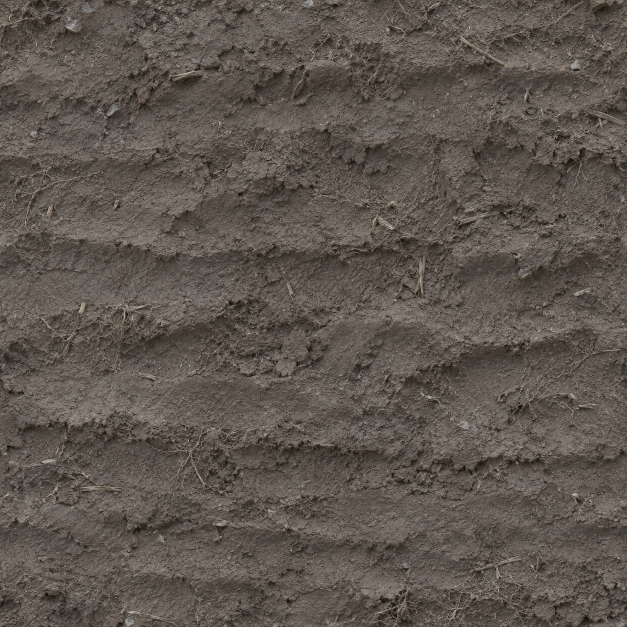
#> input picture Taierzhuang1938/_import/TanketteAdvanceEastTrack/Source_BattleLoam.webp, 1254 x 1254 px (shown at 1/2 size); the run also reads 1 picture not shown here
$ python Script_BakeEastTrackMaterials.py
#> lines starting #> are read from the running program, lines starting #| are printed output that depends on the picture
### Taierzhuang1938/_import/Script_BakePbrTexture.py
"""通用 PBR 贴图烘焙：一张源反照率（Lovart / imagegen / 扫描）→ 游戏用 Base + Normal + Orm|Orh。

口径与门槛：docs/Data_TextureAssetStandard.md。它是 _import/Script_BakeTerrainLayers.py 那套
做法（低频拉平 → 无缝 → 行列拉平 → 定色 → 高度 → 法线/AO/粗糙度）的泛化，参数按材质类取
_import/Data_TextureBakePresets.json 的预设，命令行可逐项覆盖。依赖只有 numpy + Pillow。

常用（仓库根执行）：
    python Taierzhuang1938/_import/Script_BakePbrTexture.py \\
        --source Taierzhuang1938/_shots/Gap3A_Source/Village/Gen_GreyBrickWall.png \\
        --name VillageGreyBrick --preset greyBrick --tile-m 2.0
    # 先试参数不落盘：加 --dry-run（产物进 _shots/TextureBake/<Name>/，不写 Texture/ 也不写烘焙记录）
    # 按记录原样重烘：--rebake Taierzhuang1938/_import/TextureBakes/Texture_<Name>.json

产物：
    Texture/Texture_<Name>Base.webp     sRGB 反照率，--size（默认 1024）
    Texture/Texture_<Name>Normal.webp   切线空间法线，--data-size（默认 size/2）
    Texture/Texture_<Name>Orm.webp      R=AO G=粗糙度 B=金属（glTF 顺序）     —— 或
    Texture/Texture_<Name>Orh.webp      R=AO G=粗糙度 B=高度（地形/壕沟数组用，--pack orh）
    _import/TextureBakes/Texture_<Name>.json   烘焙记录：源图 sha256、全部参数、产物 sha256/字节/尺寸、
                                               平铺与定色指标。Script_TextureStandardsTest 用它核对。
    _shots/TextureBake/<Name>/Preview_<Name>.png  3×3 平铺 + 打光预览 + 法线 + Orm（目测用，不进仓库）

法线约定（写死，文档 §3.2）：
    --normal-convention gl（默认）：OpenGL / Y+，绿 = 图像上方。对应 three MeshStandardMaterial
        以 flipY=true 采样（Script_Materials 的外部 PBR、TextureLoader 默认）。glTF 路径 flipY=false
        时 GLTFLoader 会自动把 normalScale.y 取负，同一张图照样对。
    --normal-convention terrain：绿 = 图像下方。只给地形 / 壕沟数组着色器（flipY=false、图像向下 = 世界 +Z，
        扰动直接 vec3(n.x, 0, n.y)），与 Script_BakeTerrainLayers.py 一致。
"""
import argparse
import datetime
import hashlib
import json
import os
import sys

import numpy as np
from PIL import Image

HERE = os.path.dirname(os.path.abspath(__file__))
PROJECT = os.path.dirname(HERE)
GENERATOR = "Script_BakePbrTexture.py@1"
PRESETS_PATH = os.path.join(HERE, "Data_TextureBakePresets.json")
RECORD_DIR = os.path.join(HERE, "TextureBakes")


# --------------------------------------------------------------------------------------------
# 颜色与滤波
# --------------------------------------------------------------------------------------------
def SrgbToLinear(c):
    return np.where(c <= 0.04045, c / 12.92, ((c + 0.055) / 1.055) ** 2.4)


def LinearToSrgb(c):
    c = np.clip(c, 0, 1)
    return np.where(c <= 0.0031308, c * 12.92, 1.055 * c ** (1 / 2.4) - 0.055)


# [9 lines left out: function GaussianPeriodic, not called in this run]


def Luma(srgb):
    """标准里的「亮度」= sRGB 三通道均值（与地形烘焙、门禁同一把尺）。"""
    return srgb.mean(2)


def LinearLuminance(lin):
    return lin[..., 0] * 0.2126 + lin[..., 1] * 0.7152 + lin[..., 2] * 0.0722


# --------------------------------------------------------------------------------------------
# 去光照 / 无缝 / 定色
# --------------------------------------------------------------------------------------------
# [30 lines left out: functions FlattenLowFrequency, FlattenRowsAndColumns, HeightFromLuma, not called in this run]


def NormalizeHeight(h):
    lo, hi = np.percentile(h, 0.5), np.percentile(h, 99.5)
    return np.clip((h - lo) / max(hi - lo, 1e-6), 0, 1)


# [248 lines left out: functions BlendMask, ApplyBlend, WeldEdges1D, WeldEdges, ResizeRows, FindCourses and 12 more, not called in this run]


def Bake(args):
    presets = json.load(open(PRESETS_PATH, encoding="utf-8"))
    p = ResolveParams(args, presets)
    size = args.size
    data_size = args.data_size or size // 2
    if size & (size - 1) or data_size & (data_size - 1) or size % data_size:
        raise SystemExit("--size / --data-size 必须是 2 的幂，且 size 能被 data-size 整除")
    if not args.name[:1].isupper() or not args.name.isalnum():
        raise SystemExit("--name 必须是 PascalCase 英文（不带 Texture_ 前缀、不带通道后缀、不带下划线）")

    src_rgb, src_alpha = LoadSquare(args.source, size)
    src_srgb = src_rgb
    src_metrics = ToneMetrics(src_srgb)
    lin = SrgbToLinear(src_rgb)
    height_src = None
    if args.height:
        h_rgb, _ = LoadSquare(args.height, size)
        height_src = h_rgb.mean(2)

    sigma = p["flattenSigma"] * size
    if not args.no_flatten:
        lin = FlattenLowFrequency(lin, sigma)

    # 无缝：blend = 半图偏移交叉淡化（土、泥、抹面这类无结构材质）；weld = 只焊四边（砖、瓦、木纹）；none = 源图已无缝
    mode = p["seamless"]
    if mode == "blend":
        guide = HeightFromLuma(lin, size) if height_src is None else NormalizeHeight(height_src)
        t = BlendMask(guide, size)
        lin = ApplyBlend(lin, t)
        if height_src is not None:
            height_src = ApplyBlend(height_src, t)
        if src_alpha is not None:
            src_alpha = ApplyBlend(src_alpha, t)
    elif mode == "weld":
        band = max(8, size // 32)
        lin = WeldEdges(lin, band)
        if height_src is not None:
            height_src = WeldEdges(height_src, band)
        if src_alpha is not None:
            src_alpha = WeldEdges(src_alpha, band)
    elif mode == "courses":
        # 成层材质（砖、瓦）：生成图说「无缝」，上下边往往各切在半层上，焊边会糊出一层双高的砖。
        # 按砖缝周期裁出整数层（从砖缝中心起），拉回正方形（竖向 ≤ 一层的形变），左右再焊边。
        period, rows, n = FindCourses(lin, size, p.get("heightFromLuma") == "invert")
        lin = ResizeRows(lin, rows, size)
        if height_src is not None:
            height_src = ResizeRows(height_src, rows, size)
        if src_alpha is not None:
            src_alpha = ResizeRows(src_alpha, rows, size)
        band = max(8, size // 32)
        lin = WeldEdges1D(lin, band, axis=1)
        if height_src is not None:
            height_src = WeldEdges1D(height_src, band, axis=1)
        print(f"  courses：周期 {period:.1f} px，取 {n} 层（行 {rows[0]:.1f}–{rows[1]:.1f}），竖向缩放 {size / (rows[1] - rows[0]):.3f}")
    elif mode != "none":
        raise SystemExit(f"未知 seamless 模式 {mode}")

    if not args.no_flatten:
        lin = FlattenLowFrequency(lin, sigma)
        if p["rowFlatten"]:
            lin = FlattenRowsAndColumns(lin)

    if args.keep_tone:
        srgb = LinearToSrgb(lin)
    else:
        srgb = MatchTone(lin, p["mean"], p["contrast"], args.tone_strength)

    if args.detail_balance:
        srgb = BalanceFineDetail(srgb, args.detail_balance)

    if height_src is not None:
        height = NormalizeHeight(height_src)
    else:
        height = HeightFromLuma(SrgbToLinear(srgb), size, args.height_fine_weight)
        if p.get("heightFromLuma") == "invert":
            height = 1 - height  # 石灰砖缝比砖亮：亮 = 凹
    if args.invert_height:
        height = 1 - height
    normal = NormalFromHeight(height, p["reliefM"], args.tile_m, args.normal_strength, args.normal_convention)
    normal = Downsample(normal, data_size)
    normal /= np.linalg.norm(normal, axis=-1, keepdims=True)
    h_small = Downsample(height, data_size)
    k = data_size / 512
    cavity = np.clip(GaussianPeriodic(h_small, 7 * k) - h_small, 0, 1)
    broad = np.clip(GaussianPeriodic(h_small, 28 * k) - GaussianPeriodic(h_small, 3 * k), 0, 1)
    ao = np.clip(1 - p["ao"] * (cavity * 2.6 + broad * 1.2), 0.45, 1)
    lum_small = Downsample(Luma(srgb), data_size)
    lum_dev = (lum_small - lum_small.mean()) / max(float(lum_small.std()), 1e-6)
    rough = (p["rough"] + p["roughVar"] * (h_small - 0.5) * 2 - (1 - ao) * 0.05
             + p["roughLumaK"] * 0.1 * lum_dev)
    rough = np.clip(rough, args.rough_min, 0.99)
    third = np.full_like(ao, p["metal"]) if args.pack == "orm" else h_small

    def U8(a):
        return (np.clip(a, 0, 1) * 255 + 0.5).astype(np.uint8)

    channel = "Orm" if args.pack == "orm" else "Orh"
    stem_name = f"Texture_{args.name}"
    out_dir = args.out
    preview_dir = args.preview_dir or os.path.join(PROJECT, "_shots", "TextureBake", args.name)
    if args.dry_run:
        out_dir = preview_dir
    os.makedirs(out_dir, exist_ok=True)
    os.makedirs(preview_dir, exist_ok=True)

    if src_alpha is not None and args.keep_alpha:
        base_img = Image.fromarray(np.dstack([U8(srgb), U8(src_alpha)]), "RGBA")
    else:
        base_img = Image.fromarray(U8(srgb))
    norm_img = Image.fromarray(U8(normal * 0.5 + 0.5))
    pack_img = Image.fromarray(U8(np.stack([ao, rough, third], -1)))
    paths = {ch: os.path.join(out_dir, f"{stem_name}{ch}.webp") for ch in ("Base", "Normal", channel)}
    base_img.save(paths["Base"], quality=args.base_quality, method=6, alpha_quality=100)
    data_kw = dict(lossless=True, method=6) if args.data_lossless else dict(quality=args.data_quality, method=6, use_sharp_yuv=True)
    norm_img.save(paths["Normal"], **data_kw)
    pack_img.save(paths[channel], **data_kw)

    # 指标量的是**存盘后**的反照率（有损压缩也算进去）
    saved = np.asarray(Image.open(paths["Base"]).convert("RGB")).astype(np.float64) / 255
    metrics = {**ToneMetrics(saved), **TileMetrics(saved),
               "aoMean": round(float(ao.mean()), 3), "roughMean": round(float(rough.mean()), 3),
               "texelsPerMeter": round(size / args.tile_m, 1)}
    outputs = []
    for ch, path in paths.items():
        with Image.open(path) as im:
            w, h = im.size
        outputs.append({"channel": ch, "file": os.path.basename(path), "width": w, "height": h,
                        "bytes": os.path.getsize(path), "sha256": Sha256(path)})
    total = sum(o["bytes"] for o in outputs)

    WritePreview(saved, normal, pack_img, preview_dir, args.name, args.normal_convention)

    gates = presets["gates"]
    cls = presets["classes"][args.preset]
    problems = CheckGates(metrics, total, outputs, gates, cls, uv_atlas=bool(args.uv_atlas_reason))
    record = {
        "generator": GENERATOR,
        "date": datetime.date.today().isoformat(),
        "name": args.name,
        "preset": args.preset,
        "source": {"path": Rel(args.source), "sha256": Sha256(args.source), "metrics": src_metrics},
        "heightSource": ({"path": Rel(args.height), "sha256": Sha256(args.height)} if args.height else None),
        "params": {**p, "tileM": args.tile_m, "size": size, "dataSize": data_size, "pack": args.pack,
                   "normalConvention": args.normal_convention, "normalStrength": args.normal_strength,
                   "toneStrength": args.tone_strength, "keepTone": args.keep_tone, "noFlatten": args.no_flatten,
                   "invertHeight": args.invert_height, "keepAlpha": args.keep_alpha, "roughMin": args.rough_min,
                   "baseQuality": args.base_quality, "dataQuality": args.data_quality,
                   "dataLossless": args.data_lossless, "detailBalance": args.detail_balance,
                   "heightFineWeight": args.height_fine_weight,
                   "uvAtlasReason": args.uv_atlas_reason},
        "outputs": outputs,
        "totalBytes": total,
        "metrics": metrics,
        "gateProblems": problems,
    }
    record_path = os.path.join(RECORD_DIR, f"{stem_name}.json")
    if not args.dry_run and not args.no_record:
        os.makedirs(RECORD_DIR, exist_ok=True)
        with open(record_path, "w", encoding="utf-8", newline="\n") as f:
            json.dump(record, f, ensure_ascii=False, indent=2)
            f.write("\n")

    print(f"{args.name}: {size}² base / {data_size}² {channel}  total={total} bytes  "
          f"luma={metrics['luma']} std={metrics['lumaStd']} sat={metrics['sat']} "
          f"border={metrics['border']} swing={metrics['swing']} seamRatio={metrics['seamRatio']} "
          f"clip={metrics['clipLow']}/{metrics['clipHigh']} lowFreq={metrics['lowFreq']} (源图 lowFreq={src_metrics['lowFreq']})")
    for o in outputs:
        print(f"  {o['file']:44s} {o['width']}x{o['height']} {o['bytes']:>8d} B")
    print(f"  preview: {Rel(os.path.join(preview_dir, 'Preview_' + args.name + '.png'))}")
    if problems:
        print("  门槛未过（先调参数或重抽源图，别登记）：")
        for p_ in problems:
            print(f"    - {p_}")
    if args.dry_run:
        print("  --dry-run：没有写 Texture/ 与烘焙记录")
    elif not args.no_record:
        print(f"  烘焙记录：{Rel(record_path)}")
        print("  清单条目骨架（贴进 Data_TextureManifest.mjs 的 TEXTURE_MANIFEST，补全来源与消费方）：")
        print(ManifestSnippet(args, channel, outputs, record_path))
    return 1 if problems and args.strict else 0


# [113 lines left out: functions Audit, CheckGates, ManifestSnippet, WritePreview, not called in this run]


def ParseArgs(argv):
    ap = argparse.ArgumentParser(description="源反照率 → Texture_<Name>{Base,Normal,Orm|Orh}.webp + 烘焙记录")
    ap.add_argument("--source", help="源反照率（任意尺寸；非方图取中心正方形）")
    ap.add_argument("--name", help="DescriptivePascalCase，不带 Texture_ 前缀与通道后缀")
    ap.add_argument("--preset", default="drySoil", help="材质类：见 _import/Data_TextureBakePresets.json 的 classes")
    ap.add_argument("--tile-m", type=float, help="一张图在世界里覆盖多少米（平铺边长）；UV 贴图件填它在模型上的等效米数")
    ap.add_argument("--height", help="另给一张高度图（白高黑低）；不给就从亮度带通推")
    ap.add_argument("--invert-height", action="store_true", help="高度取反（源图里凹处反而亮时用）")
    ap.add_argument("--mean", help="覆盖预设目标 sRGB 均值，如 0.36,0.36,0.35")
    ap.add_argument("--contrast", type=float, help="覆盖预设目标亮度标准差")
    ap.add_argument("--detail-balance", type=float, default=0, help="0..1：均衡无方向土壤的微颗粒对比度，保留大土团")
    ap.add_argument("--height-fine-weight", type=float, default=.45, help="亮度推高度的细颗粒比例；土壤微粒的高度须低于大土团")
    ap.add_argument("--tone-strength", type=float, default=1.0, help="定色力度 0..1（1 = 完全拉到目标）")
    ap.add_argument("--keep-tone", action="store_true", help="不定色（源图已经是标定过的反照率时）")
    ap.add_argument("--reliefM", "--relief-m", dest="reliefM", type=float, help="高度 0..1 对应多少米起伏（法线斜率按米算）")
    ap.add_argument("--normal-strength", type=float, default=1.0, help="法线斜率再乘一个系数")
    ap.add_argument("--normal-convention", choices=("gl", "terrain"), default="gl")
    ap.add_argument("--rough", type=float, help="粗糙度基值")
    ap.add_argument("--roughVar", "--rough-var", dest="roughVar", type=float, help="随高度的粗糙度起伏（凸处更糙）")
    ap.add_argument("--roughLumaK", "--rough-luma-k", dest="roughLumaK", type=float, help="随亮度的粗糙度（湿泥：暗处更光滑）")
    ap.add_argument("--rough-min", type=float, default=0.3, help="粗糙度下限")
    ap.add_argument("--ao", type=float, help="腔体 AO 强度（0 = 不压）")
    ap.add_argument("--metal", type=float, help="金属度常数（Orm 的 B）")
    ap.add_argument("--pack", choices=("orm", "orh"), default="orm", help="orm：R=AO G=粗糙 B=金属；orh：B=高度（地形/壕沟数组）")
    ap.add_argument("--size", type=int, default=1024, help="Base 边长（2 的幂，≤1024；2048 须在清单写 sizeReason）")
    ap.add_argument("--data-size", type=int, default=0, help="Normal / Orm 边长（默认 size/2）")
    ap.add_argument("--seamless", choices=("blend", "weld", "courses", "none"), help="覆盖预设的无缝方式（courses：按砖缝周期裁整层，砖墙用）")
    ap.add_argument("--row-flatten", choices=("on", "off"), help="覆盖预设的行列拉平（砖/瓦/木纹要 off）")
    ap.add_argument("--flattenSigma", "--flatten-sigma", dest="flattenSigma", type=float, help="低频拉平 σ（相对边长的比例）")
    ap.add_argument("--no-flatten", action="store_true", help="跳过低频与行列拉平")
    ap.add_argument("--uv-atlas-reason", help="非平铺、多材质作者 UV 图集的理由；不查平铺接缝/低频指标，仍查定色、截断与体积；须人工核对无烘入光照")
    ap.add_argument("--keep-alpha", action="store_true", help="源图带 alpha 时保留进 Base（镂空件）")
    ap.add_argument("--base-quality", type=int, default=86)
    ap.add_argument("--data-quality", type=int, default=90)
    ap.add_argument("--data-lossless", action="store_true", help="Normal / Orm 存无损（POM 高度、要精确的遮罩）")
    ap.add_argument("--out", default=os.path.join(PROJECT, "Texture"))
    ap.add_argument("--preview-dir", default="")
    ap.add_argument("--dry-run", action="store_true", help="只出到 _shots/TextureBake/<Name>/，不写 Texture/、不写记录")
    ap.add_argument("--no-record", action="store_true")
    ap.add_argument("--strict", action="store_true", help="门槛未过时退出码 1")
    ap.add_argument("--rebake", help="按烘焙记录原样重烘（源图须仍在记录的路径且 sha256 一致）")
    ap.add_argument("--audit", action="store_true",
                    help="不烘：量 Texture/ 里已有的 Texture_<Name>{Base,Normal,Orm|Orh}.webp，写 generator=audit 的记录")
    args = ap.parse_args(argv)
    for option in ("detail_balance", "height_fine_weight"):
        if not 0 <= getattr(args, option) <= 1:
            ap.error("--" + option.replace("_", "-") + " must be in [0, 1]")
    args.preset_given = any(a == "--preset" or a.startswith("--preset=") for a in argv)
    if args.audit:
        if not args.name:
            ap.error("--audit 需要 --name")
        return args
    if args.rebake:
        rec = json.load(open(args.rebake, encoding="utf-8"))
        prm = rec["params"]
        src = rec["source"]["path"]
        src = src if os.path.isabs(src) else os.path.join(PROJECT, src)
        if not os.path.exists(src) or Sha256(src) != rec["source"]["sha256"]:
            raise SystemExit(f"源图不在或已变：{src}（记录 sha256 {rec['source']['sha256'][:12]}…）")
        argv2 = ["--source", src, "--name", rec["name"], "--preset", rec["preset"], "--tile-m", str(prm["tileM"]),
                 "--size", str(prm["size"]), "--data-size", str(prm["dataSize"]), "--pack", prm["pack"],
                 "--normal-convention", prm["normalConvention"], "--normal-strength", str(prm["normalStrength"]),
                 "--tone-strength", str(prm["toneStrength"]), "--mean", ",".join(str(v) for v in prm["mean"]),
                 "--contrast", str(prm["contrast"]), "--reliefM", str(prm["reliefM"]), "--rough", str(prm["rough"]),
                 "--roughVar", str(prm["roughVar"]), "--roughLumaK", str(prm["roughLumaK"]), "--ao", str(prm["ao"]),
                 "--metal", str(prm["metal"]), "--seamless", prm["seamless"],
                 "--row-flatten", "on" if prm["rowFlatten"] else "off", "--flattenSigma", str(prm["flattenSigma"]),
                 "--rough-min", str(prm["roughMin"]), "--base-quality", str(prm["baseQuality"]),
                 "--data-quality", str(prm["dataQuality"])]
        argv2 += ["--detail-balance", str(prm.get("detailBalance", 0))]
        argv2 += ["--height-fine-weight", str(prm.get("heightFineWeight", .45))]
        for flag, key in (("--keep-tone", "keepTone"), ("--no-flatten", "noFlatten"), ("--invert-height", "invertHeight"),
                          ("--keep-alpha", "keepAlpha"), ("--data-lossless", "dataLossless")):
            if prm.get(key):
                argv2.append(flag)
        if rec.get("heightSource"):
            hs = rec["heightSource"]["path"]
            argv2 += ["--height", hs if os.path.isabs(hs) else os.path.join(PROJECT, hs)]
        if prm.get("uvAtlasReason"):
            argv2 += ["--uv-atlas-reason", prm["uvAtlasReason"]]
        return ParseArgs(argv2)
    if not args.source or not args.name or args.tile_m is None:
        ap.error("--source、--name、--tile-m 必填（或用 --rebake）")
    return args


# [7 lines that do not run on import are left out]

### Taierzhuang1938/_import/TanketteAdvanceEastTrack/Script_BakeEastTrackMaterials.py
"""Bake the three terrain layers and the packed shoring material."""

from pathlib import Path
import sys

import numpy as np
from PIL import Image

HERE = Path(__file__).resolve().parent
PROJECT = HERE.parents[1]
sys.path.insert(0, str(HERE.parent))
from Script_BakePbrTexture import Bake, ParseArgs


def MixedRoad(work, old):
    """Mix rotated patches in world scale so the scuffs never read as parallel rows."""
    size = 1024
    photo = np.asarray(Image.open(HERE / "Source_BattleLoam.webp").convert("RGB").resize((size,size)), dtype=np.float32)
    compacted = np.asarray(Image.open(old).convert("RGB").resize((size,size)), dtype=np.float32)
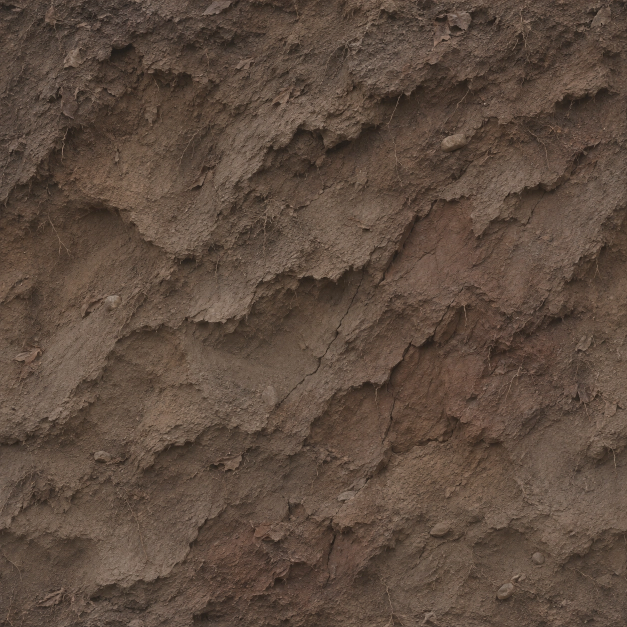
#> input picture Taierzhuang1938/_import/AircraftEvacuationDitch/Source_CutBank.webp, 1254 x 1254 px, given in place of Texture_TerrainCartTrackBase.webp, which was not available (shown at 1/2 size)
    y, x = np.meshgrid(np.arange(size)/size, np.arange(size)/size, indexing="ij")
    patch = .80 + .134 * np.sin(8*np.pi*x+4*np.pi*y) * np.cos(6*np.pi*y-2*np.pi*x)
    direction = .49 + .39 * np.cos(4*np.pi*x+6*np.pi*y) * np.sin(6*np.pi*x-2*np.pi*y)
    turn = np.roll(np.rot90(photo), (231, 119), axis=(0,1))
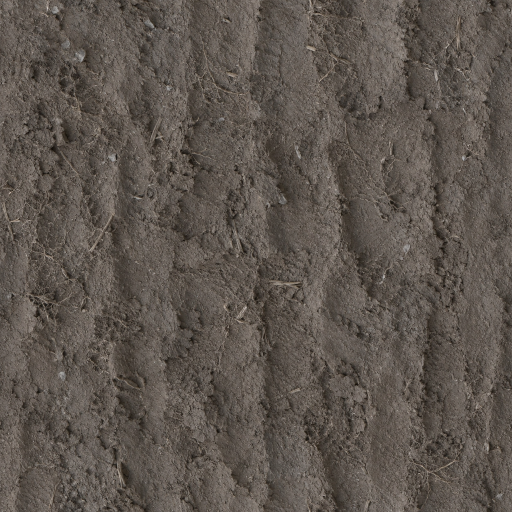
#> turn: shape (1024, 1024, 3) float32 (shown at 1/2 size); mean R, G, B 93.9, 85.8, 78.7
    textured = photo * direction[:,:,None] + turn * (1-direction[:,:,None])
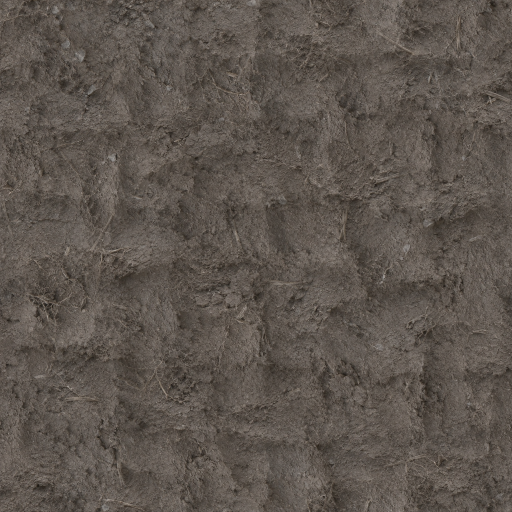
#> textured: shape (1024, 1024, 3) float64 (shown at 1/2 size); mean R, G, B 93.8, 85.7, 78.7
    road = textured * patch[:,:,None] + compacted * (1-patch[:,:,None])
    file = work / "Source_MixedEastTrackRoad.png"
    work.mkdir(parents=True, exist_ok=True)
    Image.fromarray(np.uint8(np.clip(road,0,255))).save(file)
    return file


def ElmAtlas(work, textures, sap_source):
    """Bake continuous fractures in the bark UVs, including torn fibers at the edges."""
    width, height = 1024, 1536
    bark = np.asarray(Image.open(textures / "Texture_TreeBarkBase.webp").convert("RGB").resize((512,512)), dtype=np.float32)
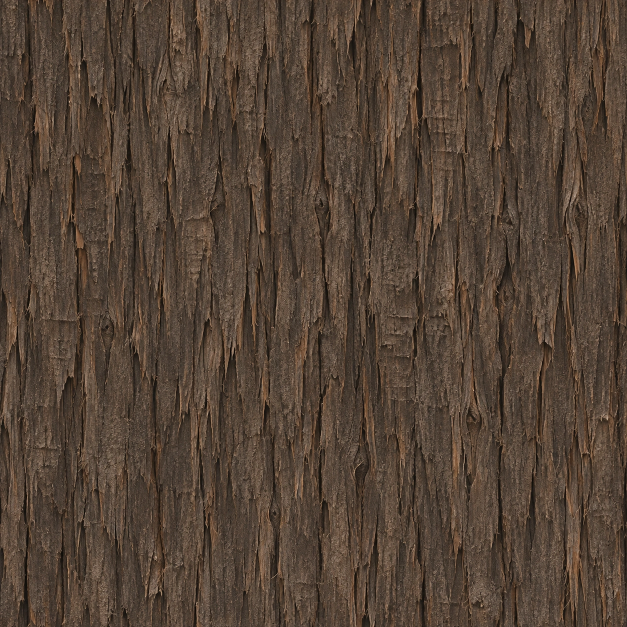
#> input picture Taierzhuang1938/_import/DugoutAidOpenFields/Source_ElmBark.webp, 1254 x 1254 px, given in place of Texture_TreeBarkBase.webp, which was not available (shown at 1/2 size)
    normal = np.asarray(Image.open(textures / "Texture_TreeBarkNormal.webp").convert("RGB").resize((512,512)), dtype=np.float32)
    sap = np.asarray(Image.open(sap_source).convert("RGB").resize((512,512)), dtype=np.float32)
#> (the rest of the program and of its run is left out)
